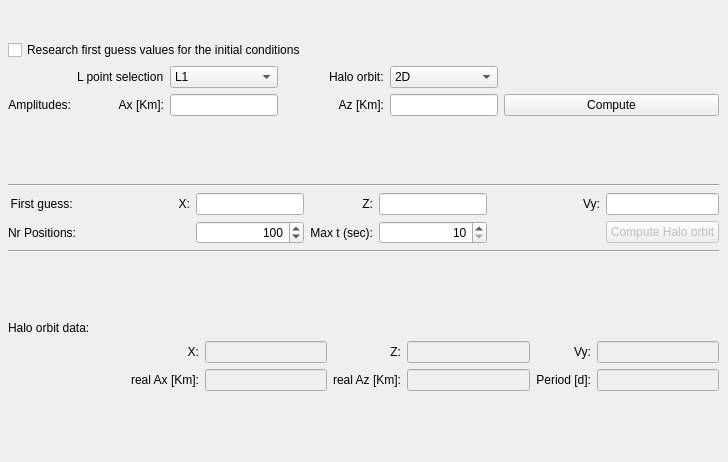
     <widget class="QWidget" name="tab_6">
      <attribute name="title">
       <string>Halo orbit</string>
      </attribute>
      <widget class="QWidget" name="layoutWidget">
       <property name="geometry">
        <rect>
         <x>8</x>
         <y>4</y>
         <width>711</width>
         <height>449</height>
        </rect>
       </property>
       <layout class="QGridLayout" name="gridLayout_25">
        <item row="5" column="0">
         <widget class="Line" name="line_3">
          <property name="orientation">
           <enum>Qt::Horizontal</enum>
          </property>
         </widget>
        </item>
        <item row="0" column="0" rowspan="2">
         <spacer name="verticalSpacer_2">
          <property name="orientation">
           <enum>Qt::Vertical</enum>
          </property>
          <property name="sizeType">
           <enum>QSizePolicy::Expanding</enum>
          </property>
          <property name="sizeHint" stdset="0">
           <size>
            <width>20</width>
            <height>30</height>
           </size>
          </property>
         </spacer>
        </item>
        <item row="3" column="0">
         <layout class="QGridLayout" name="gridLayout_23">
          <item row="1" column="2">
           <widget class="QComboBox" name="LpointSelectioncomboBox">
            <property name="layoutDirection">
             <enum>Qt::LeftToRight</enum>
            </property>
            <item>
             <property name="text">
              <string>L1</string>
             </property>
            </item>
            <item>
             <property name="text">
              <string>L2</string>
             </property>
            </item>
           </widget>
          </item>
          <item row="1" column="4">
           <widget class="QLabel" name="label_271">
            <property name="text">
             <string>Halo orbit:</string>
            </property>
           </widget>
          </item>
          <item row="1" column="5">
           <widget class="QComboBox" name="HaloDcomboBox">
            <property name="layoutDirection">
             <enum>Qt::LeftToRight</enum>
            </property>
            <property name="frame">
             <bool>true</bool>
            </property>
            <item>
             <property name="text">
              <string>2D</string>
             </property>
            </item>
            <item>
             <property name="text">
              <string>3D</string>
             </property>
            </item>
           </widget>
          </item>
          <item row="1" column="1">
           <widget class="QLabel" name="label_303">
            <property name="text">
             <string>L point selection</string>
            </property>
           </widget>
          </item>
          <item row="1" column="6">
           <spacer name="horizontalSpacer_21">
            <property name="orientation">
             <enum>Qt::Horizontal</enum>
            </property>
            <property name="sizeType">
             <enum>QSizePolicy::Expanding</enum>
            </property>
            <property name="sizeHint" stdset="0">
             <size>
              <width>215</width>
              <height>20</height>
             </size>
            </property>
           </spacer>
          </item>
          <item row="1" column="0">
           <spacer name="horizontalSpacer_15">
            <property name="orientation">
             <enum>Qt::Horizontal</enum>
            </property>
            <property name="sizeType">
             <enum>QSizePolicy::Expanding</enum>
            </property>
            <property name="sizeHint" stdset="0">
             <size>
              <width>60</width>
              <height>20</height>
             </size>
            </property>
           </spacer>
          </item>
          <item row="2" column="0">
           <widget class="QLabel" name="label_304">
            <property name="layoutDirection">
             <enum>Qt::LeftToRight</enum>
            </property>
            <property name="text">
             <string>Amplitudes:</string>
            </property>
            <property name="alignment">
             <set>Qt::AlignRight|Qt::AlignTrailing|Qt::AlignVCenter</set>
            </property>
           </widget>
          </item>
          <item row="2" column="1">
           <widget class="QLabel" name="label_305">
            <property name="text">
             <string>Ax [Km]:</string>
            </property>
            <property name="alignment">
             <set>Qt::AlignRight|Qt::AlignTrailing|Qt::AlignVCenter</set>
            </property>
           </widget>
          </item>
          <item row="2" column="2">
           <widget class="QLineEdit" name="AxAmplitudelineEdit">
            <property name="layoutDirection">
             <enum>Qt::LeftToRight</enum>
            </property>
            <property name="alignment">
             <set>Qt::AlignRight|Qt::AlignTrailing|Qt::AlignVCenter</set>
            </property>
           </widget>
          </item>
          <item row="2" column="5">
           <widget class="QLineEdit" name="AzAmplitudelineEdit">
            <property name="layoutDirection">
             <enum>Qt::LeftToRight</enum>
            </property>
            <property name="alignment">
             <set>Qt::AlignRight|Qt::AlignTrailing|Qt::AlignVCenter</set>
            </property>
           </widget>
          </item>
          <item row="2" column="4">
           <widget class="QLabel" name="label_312">
            <property name="text">
             <string>Az [Km]:</string>
            </property>
            <property name="alignment">
             <set>Qt::AlignRight|Qt::AlignTrailing|Qt::AlignVCenter</set>
            </property>
           </widget>
          </item>
          <item row="2" column="6">
           <widget class="QPushButton" name="initialConditionComputationspushButton">
            <property name="text">
             <string>Compute</string>
            </property>
           </widget>
          </item>
          <item row="2" column="3">
           <spacer name="horizontalSpacer_22">
            <property name="orientation">
             <enum>Qt::Horizontal</enum>
            </property>
            <property name="sizeHint" stdset="0">
             <size>
              <width>40</width>
              <height>20</height>
             </size>
            </property>
           </spacer>
          </item>
          <item row="1" column="3">
           <spacer name="horizontalSpacer_8">
            <property name="orientation">
             <enum>Qt::Horizontal</enum>
            </property>
            <property name="sizeHint" stdset="0">
             <size>
              <width>40</width>
              <height>20</height>
             </size>
            </property>
           </spacer>
          </item>
         </layout>
        </item>
        <item row="12" column="0">
         <widget class="QLabel" name="label_295">
          <property name="sizePolicy">
           <sizepolicy hsizetype="Preferred" vsizetype="Fixed">
            <horstretch>0</horstretch>
            <verstretch>0</verstretch>
           </sizepolicy>
          </property>
          <property name="text">
           <string>Halo orbit data:</string>
          </property>
         </widget>
        </item>
        <item row="13" column="0">
         <layout class="QGridLayout" name="gridLayout_2">
          <item row="0" column="2">
           <widget class="QLineEdit" name="HaloXpositionlineEdit">
            <property name="enabled">
             <bool>false</bool>
            </property>
            <property name="minimumSize">
             <size>
              <width>0</width>
              <height>15</height>
             </size>
            </property>
            <property name="layoutDirection">
             <enum>Qt::LeftToRight</enum>
            </property>
            <property name="alignment">
             <set>Qt::AlignRight|Qt::AlignTrailing|Qt::AlignVCenter</set>
            </property>
            <property name="readOnly">
             <bool>true</bool>
            </property>
           </widget>
          </item>
          <item row="0" column="1">
           <widget class="QLabel" name="label_296">
            <property name="text">
             <string>X:</string>
            </property>
            <property name="alignment">
             <set>Qt::AlignRight|Qt::AlignTrailing|Qt::AlignVCenter</set>
            </property>
           </widget>
          </item>
          <item row="0" column="3">
           <widget class="QLabel" name="label_297">
            <property name="text">
             <string>Z:</string>
            </property>
            <property name="alignment">
             <set>Qt::AlignRight|Qt::AlignTrailing|Qt::AlignVCenter</set>
            </property>
           </widget>
          </item>
          <item row="2" column="1">
           <widget class="QLabel" name="label_299">
            <property name="text">
             <string>real Ax [Km]:</string>
            </property>
            <property name="alignment">
             <set>Qt::AlignRight|Qt::AlignTrailing|Qt::AlignVCenter</set>
            </property>
           </widget>
          </item>
          <item row="2" column="2">
           <widget class="QLineEdit" name="AxAmplitudelineRealEdit">
            <property name="enabled">
             <bool>false</bool>
            </property>
            <property name="layoutDirection">
             <enum>Qt::LeftToRight</enum>
            </property>
            <property name="alignment">
             <set>Qt::AlignRight|Qt::AlignTrailing|Qt::AlignVCenter</set>
            </property>
            <property name="readOnly">
             <bool>true</bool>
            </property>
           </widget>
          </item>
          <item row="2" column="3">
           <widget class="QLabel" name="label_300">
            <property name="text">
             <string>real Az [Km]:</string>
            </property>
            <property name="alignment">
             <set>Qt::AlignRight|Qt::AlignTrailing|Qt::AlignVCenter</set>
            </property>
           </widget>
          </item>
          <item row="2" column="4">
           <widget class="QLineEdit" name="AzAmplitudelineRealEdit">
            <property name="enabled">
             <bool>false</bool>
            </property>
            <property name="layoutDirection">
             <enum>Qt::LeftToRight</enum>
            </property>
            <property name="alignment">
             <set>Qt::AlignRight|Qt::AlignTrailing|Qt::AlignVCenter</set>
            </property>
            <property name="readOnly">
             <bool>true</bool>
            </property>
           </widget>
          </item>
          <item row="2" column="5">
           <widget class="QLabel" name="label_302">
            <property name="text">
             <string>Period [d]:</string>
            </property>
            <property name="alignment">
             <set>Qt::AlignRight|Qt::AlignTrailing|Qt::AlignVCenter</set>
            </property>
           </widget>
          </item>
          <item row="2" column="6">
           <widget class="QLineEdit" name="HaloPeriodlineEdit">
            <property name="enabled">
             <bool>false</bool>
            </property>
            <property name="layoutDirection">
             <enum>Qt::LeftToRight</enum>
            </property>
            <property name="alignment">
             <set>Qt::AlignRight|Qt::AlignTrailing|Qt::AlignVCenter</set>
            </property>
            <property name="readOnly">
             <bool>true</bool>
            </property>
           </widget>
          </item>
          <item row="0" column="5">
           <widget class="QLabel" name="label_298">
            <property name="text">
             <string>Vy:</string>
            </property>
            <property name="alignment">
             <set>Qt::AlignRight|Qt::AlignTrailing|Qt::AlignVCenter</set>
            </property>
           </widget>
          </item>
          <item row="0" column="6">
           <widget class="QLineEdit" name="HaloYvelocitylineEdit">
            <property name="enabled">
             <bool>false</bool>
            </property>
            <property name="minimumSize">
             <size>
              <width>0</width>
              <height>15</height>
             </size>
            </property>
            <property name="layoutDirection">
             <enum>Qt::LeftToRight</enum>
            </property>
            <property name="alignment">
             <set>Qt::AlignRight|Qt::AlignTrailing|Qt::AlignVCenter</set>
            </property>
            <property name="readOnly">
             <bool>true</bool>
            </property>
           </widget>
          </item>
          <item row="0" column="4">
           <widget class="QLineEdit" name="HaloZpositionlineEdit">
            <property name="enabled">
             <bool>false</bool>
            </property>
            <property name="minimumSize">
             <size>
              <width>0</width>
              <height>15</height>
             </size>
            </property>
            <property name="layoutDirection">
             <enum>Qt::LeftToRight</enum>
            </property>
            <property name="alignment">
             <set>Qt::AlignRight|Qt::AlignTrailing|Qt::AlignVCenter</set>
            </property>
            <property name="readOnly">
             <bool>true</bool>
            </property>
           </widget>
          </item>
          <item row="0" column="0">
           <spacer name="horizontalSpacer_23">
            <property name="orientation">
             <enum>Qt::Horizontal</enum>
            </property>
            <property name="sizeHint" stdset="0">
             <size>
              <width>40</width>
              <height>20</height>
             </size>
            </property>
           </spacer>
          </item>
          <item row="2" column="0">
           <spacer name="horizontalSpacer_24">
            <property name="orientation">
             <enum>Qt::Horizontal</enum>
            </property>
            <property name="sizeHint" stdset="0">
             <size>
              <width>40</width>
              <height>20</height>
             </size>
            </property>
           </spacer>
          </item>
         </layout>
        </item>
        <item row="4" column="0">
         <spacer name="verticalSpacer_4">
          <property name="orientation">
           <enum>Qt::Vertical</enum>
          </property>
          <property name="sizeType">
           <enum>QSizePolicy::Expanding</enum>
          </property>
          <property name="sizeHint" stdset="0">
           <size>
            <width>20</width>
            <height>25</height>
           </size>
          </property>
         </spacer>
        </item>
        <item row="16" column="0">
         <spacer name="verticalSpacer">
          <property name="orientation">
           <enum>Qt::Vertical</enum>
          </property>
          <property name="sizeType">
           <enum>QSizePolicy::Expanding</enum>
          </property>
          <property name="sizeHint" stdset="0">
           <size>
            <width>20</width>
            <height>40</height>
           </size>
          </property>
         </spacer>
        </item>
        <item row="11" column="0">
         <spacer name="verticalSpacer_3">
          <property name="orientation">
           <enum>Qt::Vertical</enum>
          </property>
          <property name="sizeType">
           <enum>QSizePolicy::Expanding</enum>
          </property>
          <property name="sizeHint" stdset="0">
           <size>
            <width>20</width>
            <height>25</height>
           </size>
          </property>
         </spacer>
        </item>
        <item row="8" column="0">
         <layout class="QGridLayout" name="gridLayout_3">
          <item row="0" column="0">
           <widget class="QLabel" name="label_283">
            <property name="text">
             <string>First guess: </string>
            </property>
            <property name="alignment">
             <set>Qt::AlignRight|Qt::AlignTrailing|Qt::AlignVCenter</set>
            </property>
           </widget>
          </item>
          <item row="0" column="1">
           <widget class="QLabel" name="label_284">
            <property name="text">
             <string>X:</string>
            </property>
            <property name="alignment">
             <set>Qt::AlignRight|Qt::AlignTrailing|Qt::AlignVCenter</set>
            </property>
           </widget>
          </item>
          <item row="0" column="2">
           <widget class="QLineEdit" name="XpositionlineEdit">
            <property name="layoutDirection">
             <enum>Qt::LeftToRight</enum>
            </property>
            <property name="alignment">
             <set>Qt::AlignRight|Qt::AlignTrailing|Qt::AlignVCenter</set>
            </property>
           </widget>
          </item>
          <item row="0" column="3">
           <widget class="QLabel" name="label_287">
            <property name="text">
             <string>Z:</string>
            </property>
            <property name="alignment">
             <set>Qt::AlignRight|Qt::AlignTrailing|Qt::AlignVCenter</set>
            </property>
           </widget>
          </item>
          <item row="0" column="4">
           <widget class="QLineEdit" name="ZpositionlineEdit">
            <property name="enabled">
             <bool>true</bool>
            </property>
            <property name="layoutDirection">
             <enum>Qt::LeftToRight</enum>
            </property>
            <property name="alignment">
             <set>Qt::AlignRight|Qt::AlignTrailing|Qt::AlignVCenter</set>
            </property>
           </widget>
          </item>
          <item row="0" column="5">
           <widget class="QLabel" name="label_288">
            <property name="text">
             <string>Vy:</string>
            </property>
            <property name="alignment">
             <set>Qt::AlignRight|Qt::AlignTrailing|Qt::AlignVCenter</set>
            </property>
           </widget>
          </item>
          <item row="0" column="6">
           <widget class="QLineEdit" name="YvelocitylineEdit">
            <property name="layoutDirection">
             <enum>Qt::LeftToRight</enum>
            </property>
            <property name="alignment">
             <set>Qt::AlignRight|Qt::AlignTrailing|Qt::AlignVCenter</set>
            </property>
           </widget>
          </item>
          <item row="1" column="0">
           <widget class="QLabel" name="label_289">
            <property name="text">
             <string>Nr Positions:</string>
            </property>
            <property name="alignment">
             <set>Qt::AlignRight|Qt::AlignTrailing|Qt::AlignVCenter</set>
            </property>
           </widget>
          </item>
          <item row="1" column="2">
           <widget class="QSpinBox" name="haloNumPointsspinBox">
            <property name="layoutDirection">
             <enum>Qt::LeftToRight</enum>
            </property>
            <property name="alignment">
             <set>Qt::AlignRight|Qt::AlignTrailing|Qt::AlignVCenter</set>
            </property>
            <property name="minimum">
             <number>20</number>
            </property>
            <property name="maximum">
             <number>500</number>
            </property>
            <property name="value">
             <number>100</number>
            </property>
           </widget>
          </item>
          <item row="1" column="3">
           <widget class="QLabel" name="label_290">
            <property name="text">
             <string>Max t (sec):</string>
            </property>
            <property name="alignment">
             <set>Qt::AlignRight|Qt::AlignTrailing|Qt::AlignVCenter</set>
            </property>
           </widget>
          </item>
          <item row="1" column="4">
           <widget class="QSpinBox" name="iterationTimespinBox">
            <property name="layoutDirection">
             <enum>Qt::LeftToRight</enum>
            </property>
            <property name="alignment">
             <set>Qt::AlignRight|Qt::AlignTrailing|Qt::AlignVCenter</set>
            </property>
            <property name="minimum">
             <number>10</number>
            </property>
            <property name="maximum">
             <number>60</number>
            </property>
           </widget>
          </item>
          <item row="1" column="6">
           <widget class="QPushButton" name="haloOrbitComputationpushButton">
            <property name="enabled">
             <bool>false</bool>
            </property>
            <property name="text">
             <string>Compute Halo orbit</string>
            </property>
           </widget>
          </item>
          <item row="1" column="1">
           <spacer name="horizontalSpacer_9">
            <property name="orientation">
             <enum>Qt::Horizontal</enum>
            </property>
            <property name="sizeHint" stdset="0">
             <size>
              <width>40</width>
              <height>20</height>
             </size>
            </property>
           </spacer>
          </item>
          <item row="1" column="5">
           <spacer name="horizontalSpacer_10">
            <property name="orientation">
             <enum>Qt::Horizontal</enum>
            </property>
            <property name="sizeHint" stdset="0">
             <size>
              <width>40</width>
              <height>20</height>
             </size>
            </property>
           </spacer>
          </item>
         </layout>
        </item>
        <item row="10" column="0">
         <widget class="Line" name="line_2">
          <property name="orientation">
           <enum>Qt::Horizontal</enum>
          </property>
         </widget>
        </item>
        <item row="2" column="0">
         <widget class="QCheckBox" name="initialConditionscheckBox">
          <property name="text">
           <string>Research first guess values for the initial conditions</string>
          </property>
         </widget>
        </item>
       </layout>
      </widget>
     </widget>
